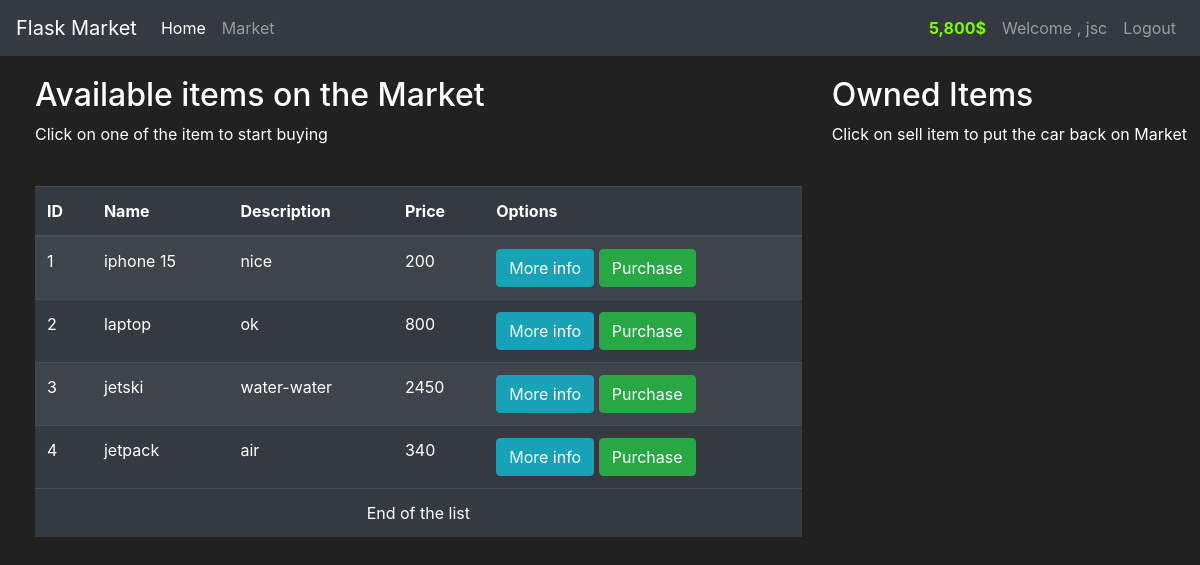
The app's page /market (signed in) with its own data.
### market/models.py (models this page shows, shortened)
class User(db.Model , UserMixin):
    id = db.Column(db.Integer, primary_key=True)
    username = db.Column(db.String(length=30), nullable=False, unique=True)
    email_address = db.Column(db.String(length=50), nullable=False, unique=True)
    password_hash = db.Column(db.String(length=60), nullable=False)
    budget = db.Column(db.Integer(),nullable=False, default=1000)
    items =db.relationship('Item', backref='owned_user', lazy=True)
    @property
    def prettier_budget(self):
        if len(str(self.budget)) >=4:
            return f'{str(self.budget)[:-3]},{str(self.budget)[-3:]}$'
        else:
            return f"{self.budget}$"
    @property
    def password(self):
        return self.password

class Item(db.Model):
    id= db.Column(db.Integer, primary_key=True)
    name = db.Column(db.String(length=30), nullable=False, unique=True)
    description = db.Column(db.String(length=1000), nullable=False, unique=True)
    price = db.Column(db.Integer, nullable=False)
    owner=db.Column(db.Integer(), db.ForeignKey('user.id'))

### market/routes.py (the view, shortened to what this page needs)
@app.route("/market" , methods=['GET','POST'])
@login_required
def market_page():
    selling_form = SellItemForm()
    purchase_form = PurchaseItemForm()
    if request.method == 'GET':
        items = Item.query.filter_by(owner=None)
        owned_items = Item.query.filter_by(owner=current_user.id)
        return render_template('market.html', items=items , purchase_form=purchase_form , owned_items=owned_items , selling_form=selling_form)

### market/models.py (called while the page is built)
@login_manager.user_loader
def load_user(user_id):
    return User.query.get(int(user_id))

### market/templates/market.html (shortened to what this page needs)
{% extends 'base.html' %}
{% block content %}
<div class="row" style="margin-top:20px; margin-left: 20px;">
    <div class="col-8">
      <h2>Available items on the Market</h2>
      <p>Click on one of the item to start buying</p>
      <br>
        <table class="table table-dark table-striped">
            <thead>
                <tr>
                    <th scope="col">ID</th>
                    <th scope="col">Name</th>
                    <th scope="col">Description</th>
                    <th scope="col">Price</th>
                    <th scope="col">Options</th>
                </tr>
            </thead>
            <tbody class="table-group-divider">
                {% for item in items %}
                <tr>
                    <td>{{ item.id }}</td>
                    <td>{{item.name}}</td>
                    <td>{{item.description}}</td>
                    <td>{{ item.price }}</td>
                    <td>
                        <button class="btn btn-outline btn-info" data-toggle="modal" data-target="#Modal-MoreInfo-{{item.id}}">More info</button>
                        <button class="btn btn-outline btn-success" data-toggle="modal" data-target="#Modal-PurchaseConfirm-{{ item.id }}">Purchase</button>
                    </td>
                </tr>
                {% endfor %}
            </tbody>
            <tfoot>
                <tr>
                    <td colspan="6" class="text-center">End of the list</td>
                </tr>
            </tfoot>
        </table>
    </div>
    <div class="col-4">
      <h2>Owned Items</h2>
      <p>Click on sell item to put the car back on Market</p>
      <br>
    </div>
</div>
{% endblock %}

### market/templates/base.html (shortened to what this page needs)
<!DOCTYPE html>
<html lang="en">
  <head>
    <link
      rel="stylesheet"
      href="https://cdn.jsdelivr.net/npm/bootstrap@4.4.1/dist/css/bootstrap.min.css"
    />
  </head>
  <body>
    <nav class="navbar navbar-expand-lg navbar-dark bg-dark">
        <a class="navbar-brand" href="#">Flask Market</a>
        <div class="collapse navbar-collapse" id="navbarNav">
          <ul class="navbar-nav mr-auto">
            <li class="nav-item active">
              <a href="{{ url_for('home_page') }}" class="nav-link"
                >Home <span class="sr-only">(current)</span>
              </a>
            </li>
            <li class="nav-item">
              <a class="nav-link" href="{{ url_for('market_page') }}">Market</a>
            </li>
          </ul>
          {% if current_user.is_authenticated %}
            <ul class="navbar-nav">
                <li class="nav-item">
                  <a class="nav-link" style="color: lawngreen; font-weight: bold;">
                     {{current_user.prettier_budget}}
                  </a>
                </li>
              <li class="nav-item">
                <a class="nav-link">Welcome , {{ current_user.username}}</a>
              </li>
              <li class="nav-item">
                <a href="{{ url_for('logout_page')}}" class="nav-link">Logout</a>
              </li>
            </ul>
          {% endif %}
        </div>
    </nav>
      {% block content %}
      {% endblock %}
  </body>
</html>

### market/templates/base.html (style rules this page uses)
body { background-color: #212121; color: white; }

### records on screen
User: prettier_budget "5,800$", username "jsc"
Item: id "1", name "iphone 15", description "nice", price "200"
Item: id "2", name "laptop", description "ok", price "800"
Item: id "3", name "jetski", description "water-water", price "2450"
Item: id "4", name "jetpack", description "air", price "340"
